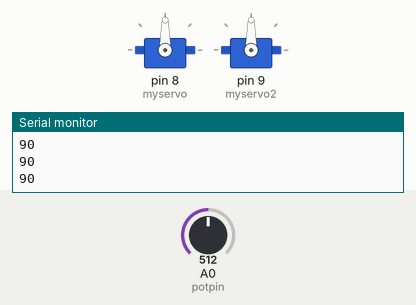
Recording of a sketch running on a simulated Arduino Uno, built with avr-gcc and run on an emulated ATmega328P. On the bench: 2 × servo, the last lines printed to the serial monitor. Inputs (shaded band) come from the test bench; at power-on: A0 (potpin) = 512.

Above: at 1.2 s.
1.3 s: A0 (potpin) set to 716
At 1.8 s:
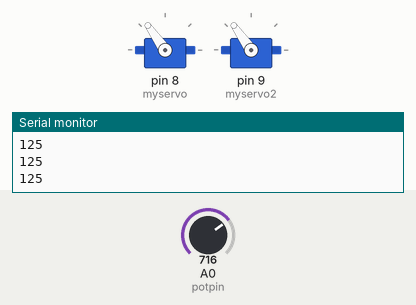
2.8 s: A0 (potpin) set to 900
At 4.0 s:
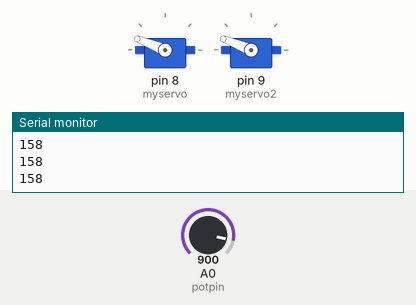
4.3 s: A0 (potpin) set to 1023
At 4.9 s:
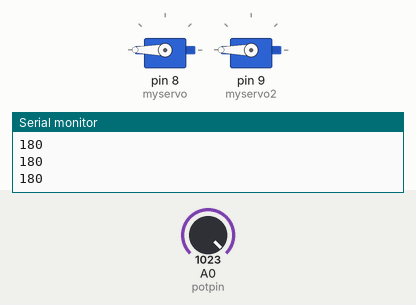
5.8 s: A0 (potpin) set to 306
At 6.1 s:
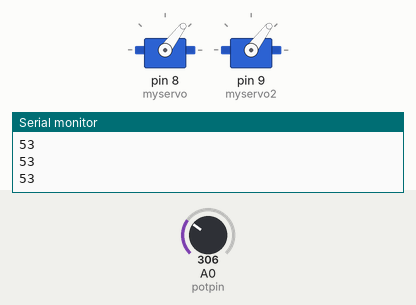
7.3 s: A0 (potpin) set to 122
At 7.7 s:
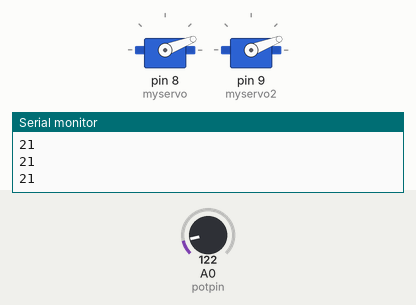
8.8 s: A0 (potpin) set to 0
At 9.9 s:
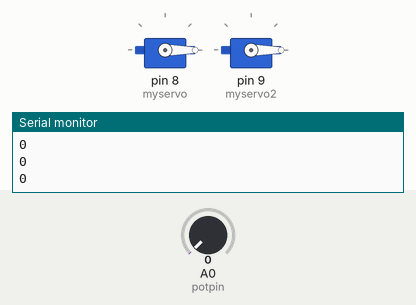
Timing chart, 0 to 11.3 s (numbered marks = the images above; inputs shaded):
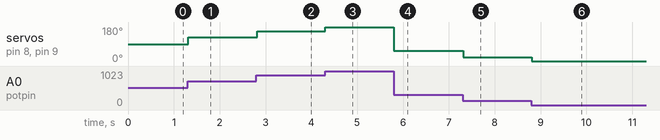

The sketch:

pot-servolink.ino
```cpp
//Controlling servo position using a potentiometer


#include <Servo.h>

Servo myservo;  // create servo object to control a servo
Servo myservo2;

int potpin = A0;  // analog pin used to connect the potentiometer
int val;    // variable to read the value from the analog pin

void setup()
{
  Serial.begin(9600); //baud rate
  myservo.attach(8);  // attaches the servo on pin 9 to the servo object
  myservo2.attach(9);
}

void loop() {
  val = analogRead(potpin);            // reads the value of the potentiometer (value between 0 and 1023)
  val = map(val, 0, 1023, 0, 180);     // scale it to use it with the servo (value between 0 and 180)
  myservo.write(val);                  // sets the servo position according to the scaled value
  myservo2.write(val);
  Serial.println(val);
  delay(15);                           // waits for the servo to get there
}
```

Measured:
- after the input at 1.3 s, servo on pin 8 (myservo), servo on pin 9 (myservo2): 90° → 125° at once
- after the input at 2.8 s, servo on pin 8 (myservo), servo on pin 9 (myservo2): 125° → 158° at once
- after the input at 4.3 s, servo on pin 8 (myservo), servo on pin 9 (myservo2): 158° → 180° at once
- after the input at 5.8 s, servo on pin 8 (myservo), servo on pin 9 (myservo2): 180° → 53° at once
- after the input at 7.3 s, servo on pin 8 (myservo), servo on pin 9 (myservo2): 53° → 21° at once
- after the input at 8.8 s, servo on pin 8 (myservo), servo on pin 9 (myservo2): 21° → 0° at once
